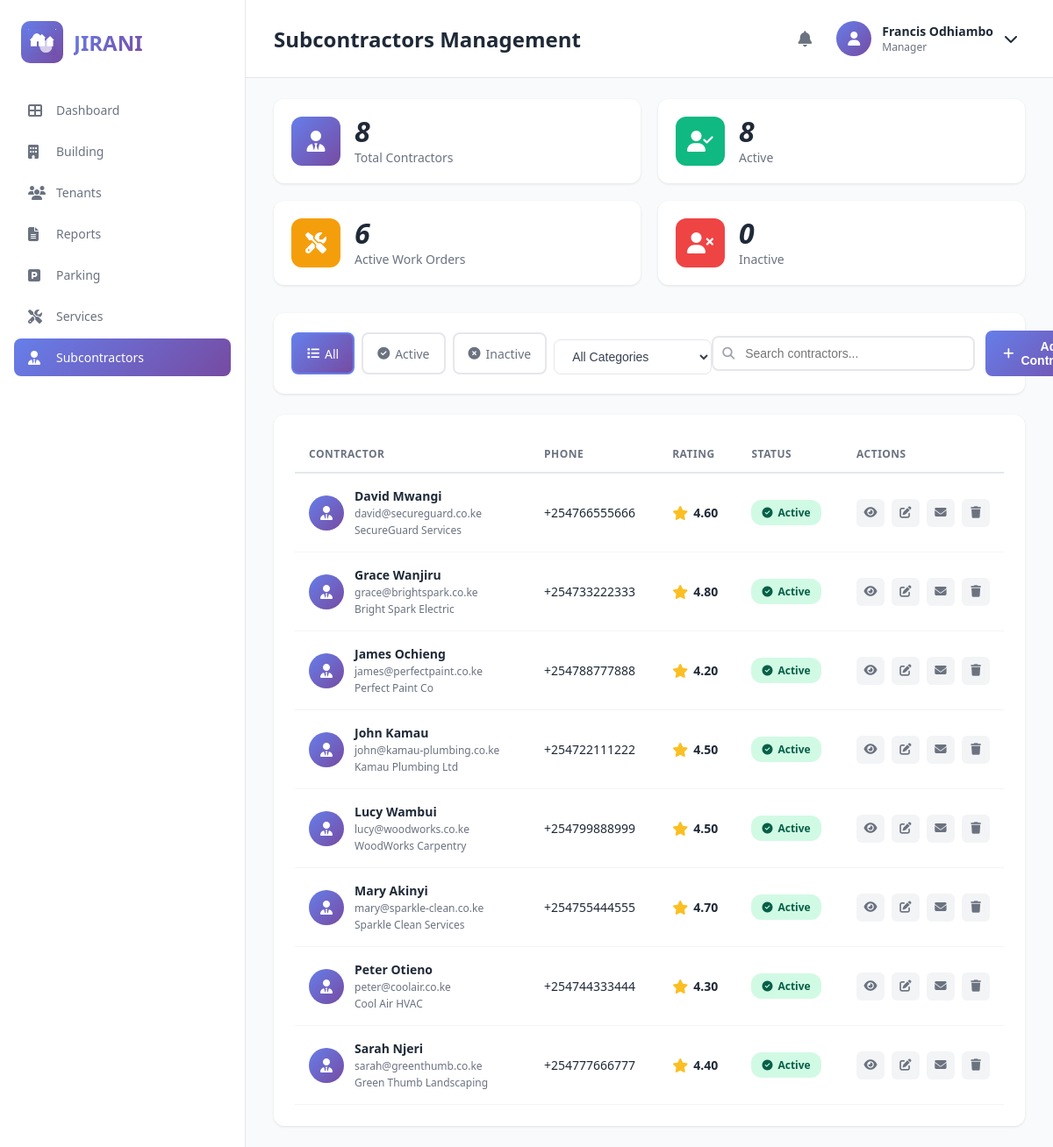
The app's page /subcontractors/ (signed in) with its own data.
### dashboard/models.py (models this page shows, shortened)
class Subcontractor(models.Model):
    CATEGORY_CHOICES = [
        ('plumber', 'Plumber'),
        ('electrician', 'Electrician'),
        ('hvac', 'HVAC Technician'),
        ('cleaner', 'Cleaning Services'),
        ('security', 'Security'),
        ('landscaper', 'Landscaping'),
        ('painter', 'Painter'),
        ('carpenter', 'Carpenter'),
        ('pest_control', 'Pest Control'),
        ('general', 'General Maintenance'),
    ]
    STATUS_CHOICES = [
        ('active', 'Active'),
        ('inactive', 'Inactive'),
    ]
    name = models.CharField(max_length=100)
    company_name = models.CharField(max_length=100, blank=True)
    category = models.CharField(max_length=50, choices=CATEGORY_CHOICES)
    phone = models.CharField(max_length=15)
    email = models.EmailField()
    status = models.CharField(max_length=20, choices=STATUS_CHOICES, default='active')
    rating = models.DecimalField(max_digits=3, decimal_places=2, default=0.00)  # 0.00 to 5.00
    joined_date = models.DateField(default=date.today)
    notes = models.TextField(blank=True)
    def active_work_orders_count(self):
     return WorkOrder.objects.filter(
        assigned_to=self,
        status__in=['new', 'open', 'in_progress']
    ).count()

### dashboard/views.py (the view, shortened to what this page needs)
# urls.py: path('subcontractors/', views.subcontractors_view, name='subcontractors'),
@login_required
def subcontractors_view(request):
    all_subcontractors = Subcontractor.objects.order_by('-id')
    filter_category = request.GET.get('category', 'all')
    filter_status = request.GET.get('status', 'all')
    search_query = request.GET.get('search', '')
    if filter_category != 'all':
        subcontractors = all_subcontractors.filter(category=filter_category)
    else:
        subcontractors = all_subcontractors
    if filter_status == 'active':
        subcontractors = subcontractors.filter(status='active')
    elif filter_status == 'inactive':
        subcontractors = subcontractors.filter(status='inactive')
    stats = {
        'total': all_subcontractors.count(),
        'active': all_subcontractors.filter(status='active').count(),
        'inactive': all_subcontractors.filter(status='inactive').count(),
        'work_orders': sum([s.active_work_orders_count() for s in all_subcontractors]),
    }
    subcontractors = subcontractors.order_by('name')
    context = {
        'subcontractors': subcontractors,
        'stats': stats,
        'filter_category': filter_category,
        'filter_status': filter_status,
        'search_query': search_query,
    }
    return render(request, 'dashboard/subcontractors.html', context)

### dashboard/templates/dashboard/subcontractors.html (shortened to what this page needs)
{% load static %}
<!DOCTYPE html>
<html lang="en">
<head>
    <link rel="stylesheet" href="{% static 'css/style.css' %}">
    <link rel="stylesheet" href="https://cdnjs.cloudflare.com/ajax/libs/font-awesome/6.4.0/css/all.min.css">
</head>
<body>
    <div class="container">
        <aside class="sidebar">
            <div class="logo">
                <div class="logo-icon">
                    <img src="{% static 'images/Jirani App Logo 1.png' %}" alt="Jirani Logo" style="width: 32px; height: 32px; object-fit: contain;">
                </div>
                <h1>JIRANI</h1>
            </div>
            <nav class="nav-menu">
                <a href="{% url 'dashboard' %}" class="nav-item">
                    <i class="fas fa-th-large"></i>
                    <span>Dashboard</span>
                </a>
                <a href="{% url 'building' %}" class="nav-item">
                    <i class="fas fa-building"></i>
                    <span>Building</span>
                </a>
                <a href="{% url 'tenants' %}" class="nav-item">
                    <i class="fas fa-users"></i>
                    <span>Tenants</span>
                </a>
                <a href="{% url 'reports' %}" class="nav-item">
                    <i class="fas fa-file-alt"></i>
                    <span>Reports</span>
                </a>
                <a href="{% url 'parking' %}" class="nav-item">
                    <i class="fas fa-parking"></i>
                    <span>Parking</span>
                </a>
                 <a href="{% url 'services' %}" class="nav-item">
                    <i class="fas fa-tools"></i>
                    <span>Services</span>
                </a>
                <a href="{% url 'subcontractors' %}" class="nav-item active">
                    <i class="fas fa-user-tie"></i>
                    <span>Subcontractors</span>
                </a>
            </nav>
        </aside>
        <main class="main-content">
            <header class="top-nav">
                <h2 style="font-size: 24px; font-weight: 700; color: #1f2937;">Subcontractors Management</h2>
                <div class="user-section">
                    <i class="fas fa-bell"></i>
                    <div class="user-profile" id="userProfileBtn">
                        <div class="user-avatar">
                            <i class="fas fa-user"></i>
                        </div>
                        <div class="user-info">
                            <div class="user-name">{{ user.get_full_name }}</div>
                            <div class="user-role">Manager</div>
                        </div>
                        <i class="fas fa-chevron-down"></i>
                    </div>
                </div>
            </header>
            <div class="tenants-page">
                <div class="stats-grid">
                    <div class="stat-card">
                        <div class="stat-icon" style="background: linear-gradient(135deg, #667eea 0%, #764ba2 100%);">
                            <i class="fas fa-user-tie"></i>
                        </div>
                        <div class="stat-content">
                            <div class="stat-number">{{ stats.total }}</div>
                            <div class="stat-label">Total Contractors</div>
                        </div>
                    </div>
                    <div class="stat-card">
                        <div class="stat-icon" style="background: #10b981;">
                            <i class="fas fa-user-check"></i>
                        </div>
                        <div class="stat-content">
                            <div class="stat-number">{{ stats.active }}</div>
                            <div class="stat-label">Active</div>
                        </div>
                    </div>
                    <div class="stat-card">
                        <div class="stat-icon" style="background: #f59e0b;">
                            <i class="fas fa-tools"></i>
                        </div>
                        <div class="stat-content">
                            <div class="stat-number">{{ stats.work_orders }}</div>
                            <div class="stat-label">Active Work Orders</div>
                        </div>
                    </div>
                    <div class="stat-card">
                        <div class="stat-icon" style="background: #ef4444;">
                            <i class="fas fa-user-times"></i>
                        </div>
                        <div class="stat-content">
                            <div class="stat-number">{{ stats.inactive }}</div>
                            <div class="stat-label">Inactive</div>
                        </div>
                    </div>
                </div>
                <div class="tenants-toolbar">
                    <div class="filter-buttons">
                        <a href="?status=all&category={{ filter_category }}" class="filter-btn {% if filter_status == 'all' %}active{% endif %}">
                            <i class="fas fa-list"></i> All
                        </a>
                        <a href="?status=active&category={{ filter_category }}" class="filter-btn {% if filter_status == 'active' %}active{% endif %}">
                            <i class="fas fa-check-circle"></i> Active
                        </a>
                        <a href="?status=inactive&category={{ filter_category }}" class="filter-btn {% if filter_status == 'inactive' %}active{% endif %}">
                            <i class="fas fa-times-circle"></i> Inactive
                        </a>
                        <div class="category-filter">
                            <select name="category" id="categoryFilter" onchange="filterByCategory(this.value)">
                                <option value="all" {% if filter_category == 'all' %}selected{% endif %}>All Categories</option>
                            </select>
                        </div>
                    </div>
                    <div class="search-actions">
    <div class="search-form">
        <i class="fas fa-search"></i>
        <input type="text" placeholder="Search contractors..." id="searchInput" autocomplete="off">
    </div>
                        <button class="btn-primary" id="addSubcontractorBtn">
                            <i class="fas fa-plus"></i> Add Contractor
                        </button>
                    </div>
                </div>
                <div class="tenants-table-container">
                    <table class="tenants-table">
                        <thead>
                            <tr>
                                <th>Contractor</th>
                                <th>Phone</th>
                                <th>Rating</th>
                                <th>Status</th>
                                <th style="width: 180px;">Actions</th>
                            </tr>
                        </thead>
                        <tbody>
                            {% for contractor in subcontractors %}
                            <tr data-contractor-id="{{ contractor.id }}"
                                data-name="{{ contractor.name }}"
                                data-email="{{ contractor.email }}"
                                data-company="{{ contractor.company_name }}"
                                data-phone="{{ contractor.phone }}"
                                data-category="{{ contractor.category }}"
                                data-rating="{{ contractor.rating }}"
                                data-work-orders="{{ contractor.active_work_orders_count }}"
                                data-status="{{ contractor.status }}"
                                data-notes="{{ contractor.notes }}">
                                <td>
                                    <div class="tenant-info">
                                        <div class="tenant-avatar" style="background: linear-gradient(135deg, #667eea 0%, #764ba2 100%);">
                                            <i class="fas fa-user-tie"></i>
                                        </div>
                                        <div class="tenant-details">
                                            <div class="tenant-name">{{ contractor.name }}</div>
                                            <div class="tenant-email">{{ contractor.email }}</div>
                                            <div class="tenant-email" style="margin-top: 2px; font-size: 12px;">{{ contractor.company_name }}</div>
                                        </div>
                                    </div>
                                </td>
                                <td>{{ contractor.phone }}</td>
                                <td>
                                    <div class="rating-display">
                                        <i class="fas fa-star" style="color: #fbbf24;"></i>
                                        <strong>{{ contractor.rating }}</strong>
                                    </div>
                                </td>
                                <td>
                                    {% if contractor.status == 'active' %}
                                        <span class="status-badge active">
                                            <i class="fas fa-check-circle"></i> Active
                                        </span>
                                    {% else %}
                                        <span class="status-badge moved-out">
                                            <i class="fas fa-times-circle"></i> Inactive
                                        </span>
                                    {% endif %}
                                </td>
                                <td>
                                    <div class="action-buttons">
                                        <button class="btn-icon view-contractor-btn" title="View Details">
                                            <i class="fas fa-eye"></i>
                                        </button>
                                        <button class="btn-icon edit-contractor-btn" title="Edit">
                                            <i class="fas fa-edit"></i>
                                        </button>
                                        <button class="btn-icon" title="Message">
                                            <i class="fas fa-envelope"></i>
                                        </button>
                                        <button class="btn-icon btn-delete delete-contractor-btn" title="Delete">
                                            <i class="fas fa-trash"></i>
                                        </button>
                                    </div>
                                </td>
                            </tr>
                            {% endfor %}
                        </tbody>
                    </table>
                </div>
            </div>
        </main>
    </div>
</body>
</html>

### records on screen
Subcontractor: name "David Mwangi", email "david@secureguard.co.ke", company_name "SecureGuard Services", phone "+254766555666", rating "4.60", status "active" (drawn)
Subcontractor: name "Grace Wanjiru", email "grace@brightspark.co.ke", company_name "Bright Spark Electric", phone "+254733222333", rating "4.80", status "active" (drawn)
Subcontractor: name "James Ochieng", email "james@perfectpaint.co.ke", company_name "Perfect Paint Co", phone "+254788777888", rating "4.20", status "active" (drawn)
Subcontractor: name "John Kamau", email "john@kamau-plumbing.co.ke", company_name "Kamau Plumbing Ltd", phone "+254722111222", rating "4.50", status "active" (drawn)
Subcontractor: name "Lucy Wambui", email "lucy@woodworks.co.ke", company_name "WoodWorks Carpentry", phone "+254799888999", rating "4.50", status "active" (drawn)
Subcontractor: name "Mary Akinyi", email "mary@sparkle-clean.co.ke", company_name "Sparkle Clean Services", phone "+254755444555", rating "4.70", status "active" (drawn)
Subcontractor: name "Peter Otieno", email "peter@coolair.co.ke", company_name "Cool Air HVAC", phone "+254744333444", rating "4.30", status "active" (drawn)
Subcontractor: name "Sarah Njeri", email "sarah@greenthumb.co.ke", company_name "Green Thumb Landscaping", phone "+254777666777", rating "4.40", status "active" (drawn)

### other values on screen
{{ user.get_full_name }} "Francis Odhiambo"
{{ stats.total }} "8"
{{ stats.active }} "8"
{{ stats.work_orders }} "6"
{{ stats.inactive }} "0"
